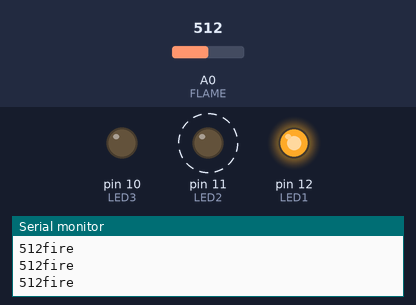
This sketch was run on a simulated Arduino Uno, built with avr-gcc and run on an emulated ATmega328P. Parts: output pins drawn as LEDs (lit = HIGH), the last lines printed to the serial monitor. Dashed ring = blinking. The inputs (shaded band) are chosen by the test bench; at power-on: A0 (FLAME) = 512.

Above: at 1.2 s.
1.3 s: A0 (FLAME) set to 307
4.3 s: A0 (FLAME) set to 287
At 4.8 s:
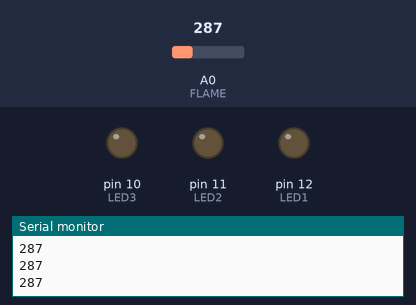
6.0 s: A0 (FLAME) set to 306
At 6.16 s:
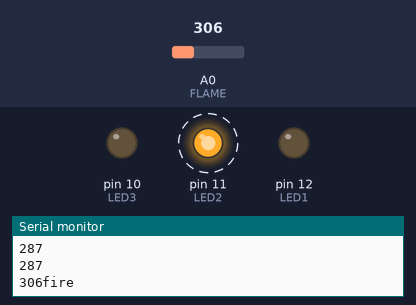
Timing chart, 0 to 15.0 s (numbered marks = the images above; inputs shaded):
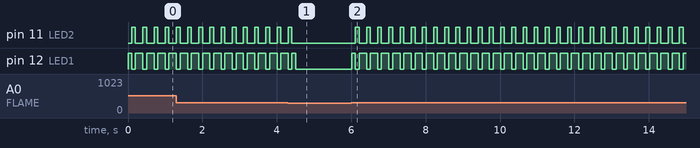

Measured:
- the behaviour switches between 300 and 299 on A0 (FLAME) (found by bisection; images 0 and 1)
- after the input at 4.3 s, pin 11 (LED2): goes on until 4.4 s, then stays LOW
- after the input at 6.0 s, pin 11 (LED2): alternates HIGH for 0.10 s and LOW for 0.20 s, starting after 0.11 s; pin 12 (LED1): LOW → HIGH at once, then repeats every 0.30 s: LOW 0.10 s, HIGH 0.20 s
- by itself, pin 11 (LED2): alternates HIGH for 0.10 s and LOW for 0.20 s
- by itself, pin 12 (LED1): alternates HIGH for 0.20 s and LOW for 0.10 s

The sketch:

flame.ino
```cpp
#define FLAME A0
#define LED1 12
#define LED2 11
#define LED3 10


void setup() {
  // put your setup code here, to run once:
  Serial.begin(9600);
  pinMode(LED1, OUTPUT);
  pinMode(LED2, OUTPUT);
  pinMode(LED3, OUTPUT);

}

void loop() {
  // put your main code here, to run repeatedly:
  int flameValue = analogRead(FLAME);

  if(flameValue >= 300) {
    Serial.print(flameValue);
    Serial.println("fire");
    digitalWrite(LED1, HIGH);
    digitalWrite(LED2, LOW);
    digitalWrite(LED3, LOW);
    delay(100);
    digitalWrite(LED1, LOW);
    digitalWrite(LED2, HIGH);
    digitalWrite(LED3, LOW);
    delay(100);
    digitalWrite(LED1, HIGH);
    digitalWrite(LED2, LOW);
    digitalWrite(LED3, LOW);
    delay(100);
    digitalWrite(LED1, LOW);
    digitalWrite(LED2, LOW);
    digitalWrite(LED3, LOW);

  } else {
    Serial.println(flameValue);
    digitalWrite(LED1, LOW);
    digitalWrite(LED2, LOW);
    digitalWrite(LED3, LOW);
  }

}
```
